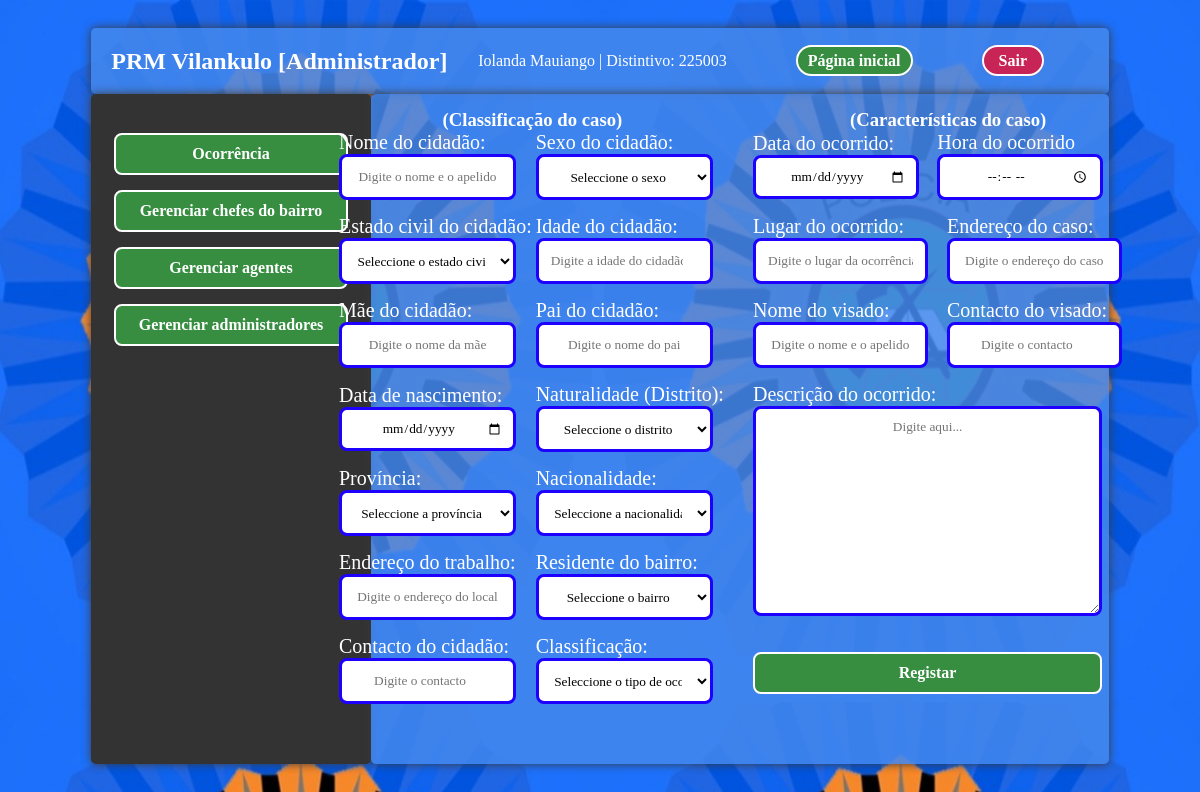
/admin/registar_ocorrencia.php (signed in), run on the app's committed database.
### tables this page shows
CREATE TABLE `tbl_usuarios` (
  `id` int(255) NOT NULL,
  `nome` varchar(255) NOT NULL,
  `apelido` varchar(255) NOT NULL,
  `genero` varchar(255) NOT NULL,
  `distintivo` varchar(255) NOT NULL,
  `senha` varchar(255) NOT NULL,
  `tipo_usuario` varchar(255) NOT NULL
);

### admin/registar_ocorrencia.php (the view, shortened to what this page needs)
    <?php
include '../includes/conexao.php';
$distintivo = $_SESSION["distintivo"];
$stmt = $conn->prepare("SELECT * FROM tbl_usuarios WHERE distintivo = :nrdistintivo");
$stmt->bindParam(":nrdistintivo", $distintivo);
$stmt->execute();
$user = $stmt->fetch(PDO::FETCH_OBJ);
  ?>
<!DOCTYPE html>
<html>
<head>
</head>
<body>
  <div class="container">
        <header class="header">
            <h2>PRM Vilankulo [Administrador]</h2>
            <div class="profile-options">
                <a href="#">
                    <?php echo htmlspecialchars($user->nome) . ' ' . htmlspecialchars($user->apelido) . ' | Distintivo: ' . htmlspecialchars($user->distintivo); ?>
                </a>
                <a href="inicio.php" id="inicio">Página inicial</a>
                <a href="../logout.php" id="sair">Sair</a>
            </div>
        </header>
    <div class="content">
    <div class="sidebar">
        <ul>
          <li>
            <a id="button-green" class="button-green" href="#">Ocorrência</a>
          </li>
          <li><a class="button-green" href="/admin/gerenciar_chefes.php">Gerenciar chefes do bairro</a></li>
          <li><a class="button-green" href="/admin/gerenciar_agentes.php">Gerenciar agentes</a></li>
          <li><a class="button-green" href="/admin/gerenciar_admin.php">Gerenciar administradores</a></li>
        </ul>
      </div>
<div class="main-form">
        <div class="div-1">
          <form action="" method="POST">
          <h3>(Classificação do caso)</h3>
          <div class="container-1">
              <div class="d1">
                <label for="nome_cidadao">Nome do cidadão:</label>
                <input type="text" id="nome_cidadao" name="nome_cidadao" required placeholder="Digite o nome e o apelido">
              </div>
              <div class="d2">
              <label for="sexo_cidadão">Sexo do cidadão:</label>
              <select name="sexo_cidadao" id="sexo_cidadao">
              <option disabled selected hidden>Seleccione o sexo</option>
              </select>
              </div>
          </div>
          <div class="container-2">
            <div class="d3">
              <label for="estado_civil">Estado civil do cidadão:</label>
              <select name="estado_civil" id="estado_civil">
                <option disabled selected hidden>Seleccione o estado civil</option>
              </select>
            </div>
            <div class="d4">
              <label for="idade_cidadao">Idade do cidadão:</label>
              <input type="number" id="idade_cidadao" name="idade_cidadao" maxlength="2" min="18" required placeholder="Digite a idade do cidadão">
            </div>
          </div>
          <div class="container-3">
            <div class="d5">
              <label for="mae">Mãe do cidadão:</label>
              <input type="text" id="mae_cidadao" name="mae_cidadao" placeholder="Digite o nome da mãe">
            </div>
            <div class="d6">
              <label for="pai_cidadao">Pai do cidadão:</label>
              <input type="text" id="pai_cidadao" name="pai_cidadao" placeholder="Digite o nome do pai">
            </div>
          </div>
          <div class="container-4">
            <div class="d7">
              <label for="data_nascimento">Data de nascimento:</label>
              <input type="date" id="data_nascimento" name="data_nascimento">
            </div>
            <div class="d8">
              <label for="naturalidade_distrito">Naturalidade (Distrito):</label>
              <select id="naturalidade_distrito" name="naturalidade_distrito" required>
                <option disabled selected hidden>Seleccione o distrito</option>
              </select>
            </div>
          </div>
          <div class="container-5">
            <div class="d9">
              <label for="provincia">Província:</label>
              <select id="provincia" name="provincia" readonly>
                <option disabled selected hidden>Seleccione a província</option>
              </select>
            </div>
            <div class="d10">
              <label for="nacionalidade">Nacionalidade:</label>
              <select id="nacionalidade" name="nacionalidade" readonly>
                <option disabled selected hidden>Seleccione a nacionalidade</option>
              </select>
            </div>
          </div>
            <div class="container-6">
              <div class="d11">
                <label for="local_trabalho">Endereço do trabalho:</label>
                <input type="text" id="local_trabalho" name="local_trabalho" placeholder="Digite o endereço do local">
              </div>
              <div class="d12">
                <label for="bairro">Residente do bairro:</label>
                  <select id="bairro" name="bairro" required onchange="preencherChefeBairro()">
                    <option disabled selected hidden>Seleccione o bairro</option>
                  </select>
              </div>
              </div>
          <div class="container-7">
            <div class="d13">
              <label for="contacto_cidadao">Contacto do cidadão:</label>
              <input type="number" id="contacto_cidadao" name="contacto_cidadao" maxlength="9" required placeholder="Digite o contacto">
            </div>
            <div class="d14">
              <label for="classificacao">Classificação:</label>
              <select id="classificacao" name="classificacao" required>
                <option disabled selected hidden>Seleccione o tipo de ocorrência:</option>
              </select>
            </div>
          </div>
        </div>
        <div class="div-2">
          <h3>(Características do caso)</h3>
          <div class="container-8">
            <div class="d15">
              <label for="data_ocorrido">Data do ocorrido:</label>
              <input type="date" id="data_ocorrido" name="data_ocorrido">
            </div>
            <div class="d16">
              <label for="hora_ocorrido">Hora do ocorrido</label>
              <input type="time" id="hora_ocorrido" name="hora_ocorrido">
            </div>
          </div>
          <div class="container-9">
            <div class="d17">
              <label for="lugar_ocorrido">Lugar do ocorrido:</label>
              <input type="text" id="lugar_ocorrido" name="lugar_ocorrido" required placeholder="Digite o lugar da ocorrência">
            </div>
            <div class="d18">
              <label for="endereco_caso">Endereço do caso:</label>
              <input type="text" id="endereco_caso" name="endereco_caso" placeholder="Digite o endereço do caso">
            </div>
          </div>
          <div class="container-10">
            <div class="d19">
              <label for="visado">Nome do visado:</label>
              <input type="text" id="nome_visado" name="nome_visado" placeholder="Digite o nome e o apelido">
            </div>
            <div class="d20">
              <label for="contacto_visado">Contacto do visado:</label>
              <input type="number" id="contacto_visado" name="contacto_visado" placeholder="Digite o contacto">
            </div>
          </div>
          <div class="d19">
            <label for="descricao">Descrição do ocorrido:</label>
            <textarea id="descricao_ocorrido" name="descricao_ocorrido" placeholder="Digite aqui..." rows="" required></textarea>
          </div>
          <div class="d20">
              <button class="submit-button" type="submit">Registar</button>
          </div>
        </div>
      </div>
    </div>
  </div>
</body>
</html>

### data on the page
tbl_usuarios: nome "Iolanda", apelido "Mauiango", distintivo "225003"
